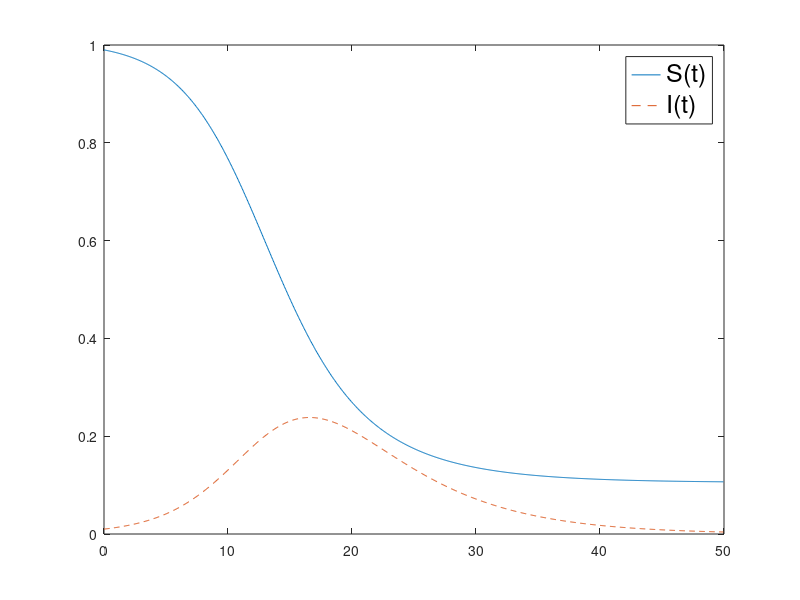

This figure's MATLAB source:
%--------------------
% SIRモデル（sir.m）
%--------------------

N = 1000;
T = 50.;
dt = T/N;
S = zeros(N,1);
I = zeros(N,1);
I(1) = 0.01;
S(1) = 1.0-I(1);
beta = 0.5;
nu = 0.2;

for t = 1:N-1
  S(t+1)=S(t)-beta*S(t)*I(t)*dt;
  I(t+1)=I(t)+beta*S(t)*I(t)*dt-nu*I(t)*dt;
end

plot(0:dt:T-dt, S)
hold on
plot(0:dt:T-dt, I,'--')
legend('S(t)','I(t)','FontSize',18)

saveas(1, 'sir.eps')
